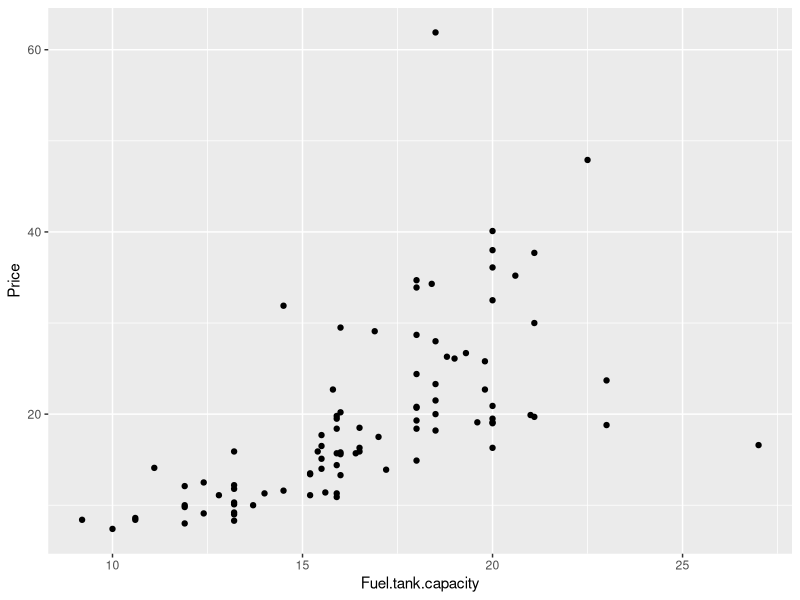
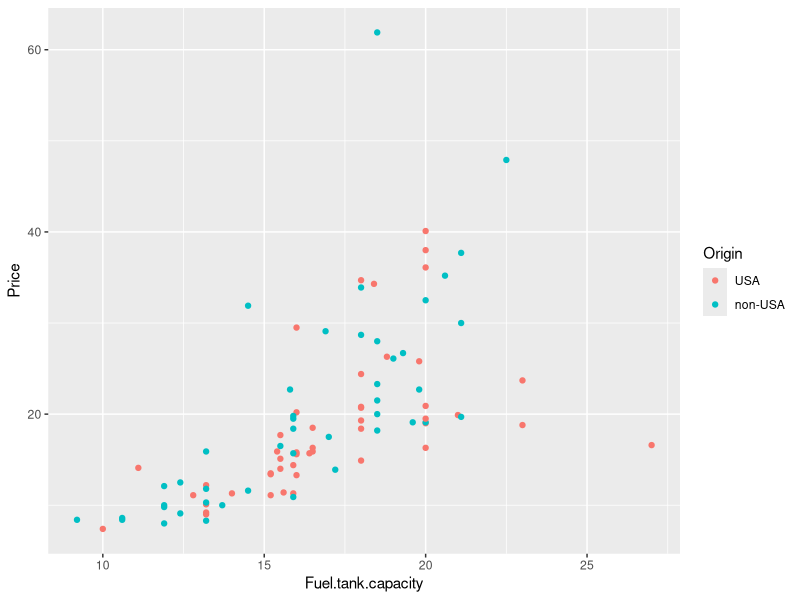
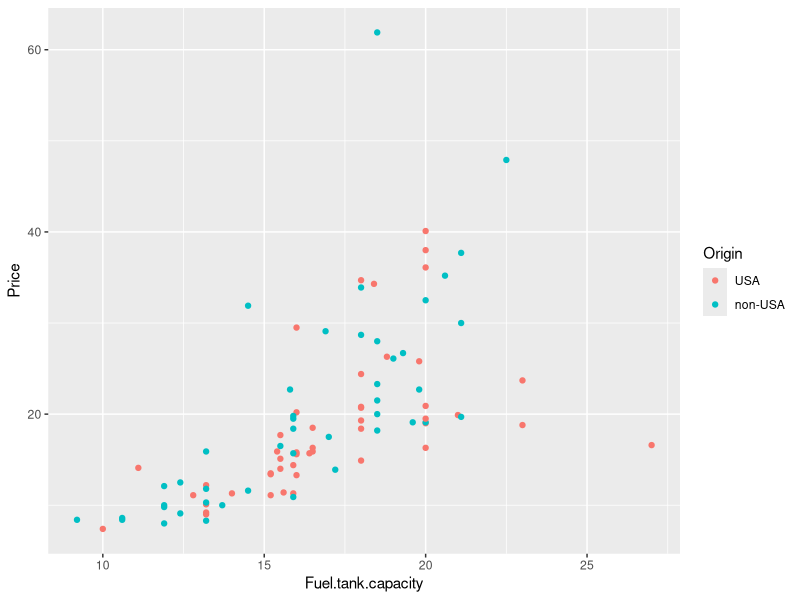
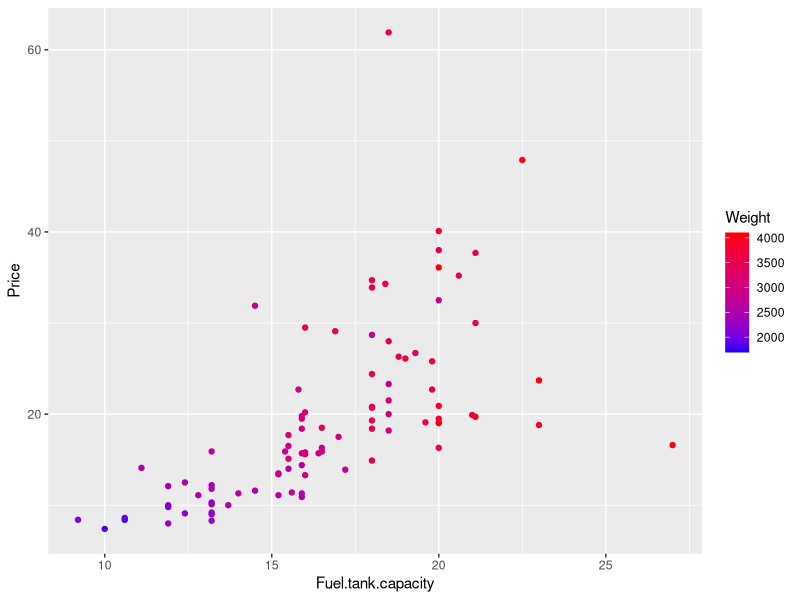
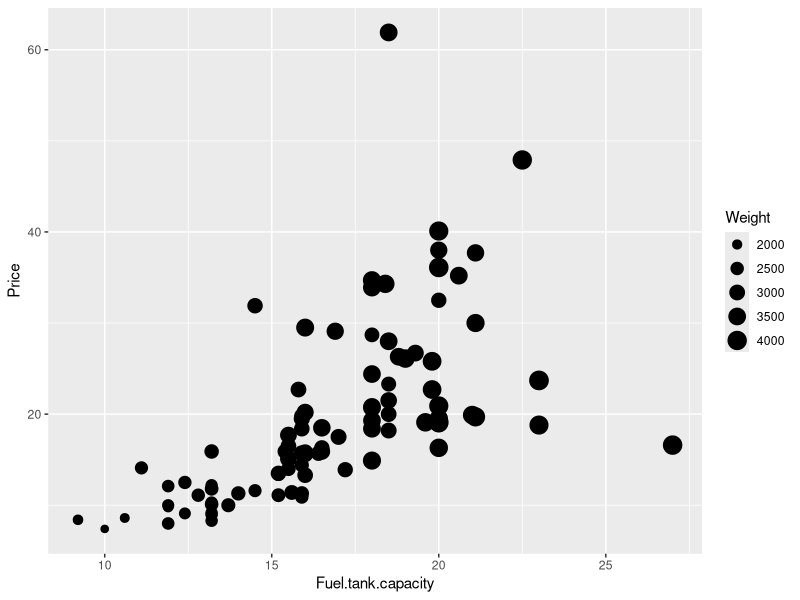
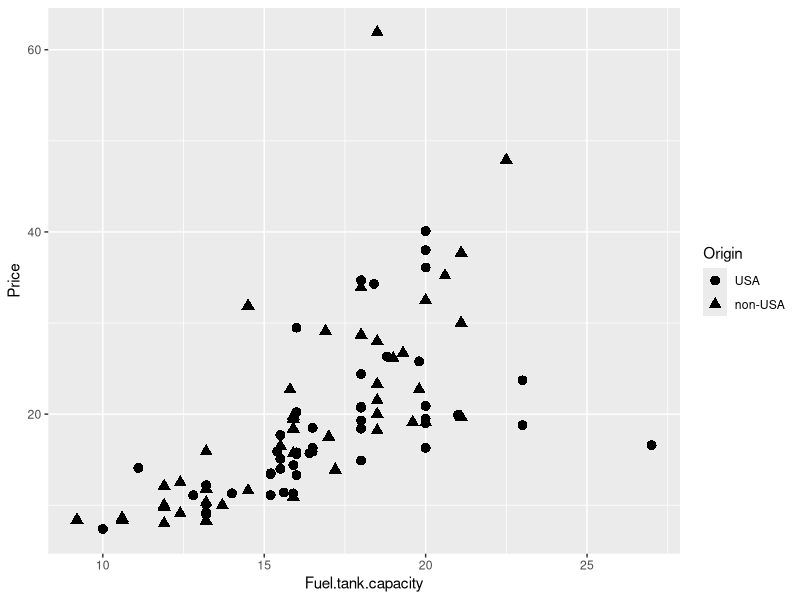
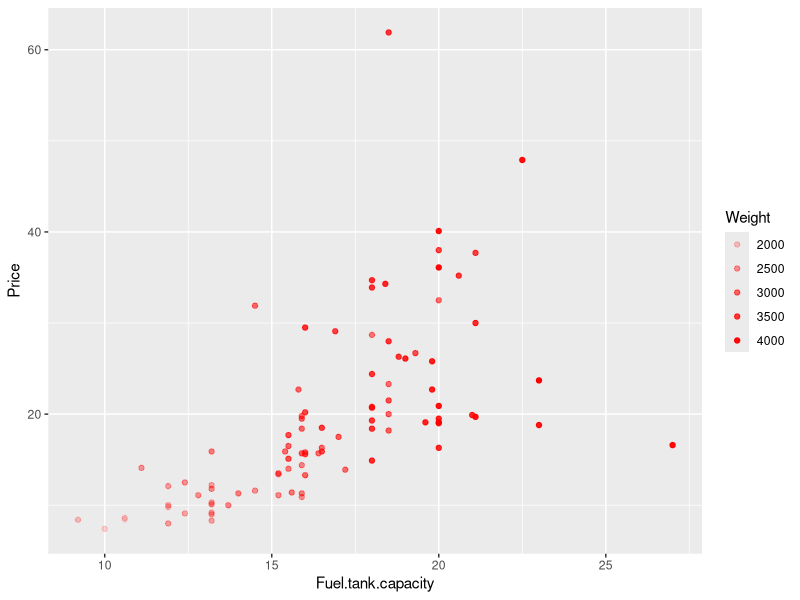
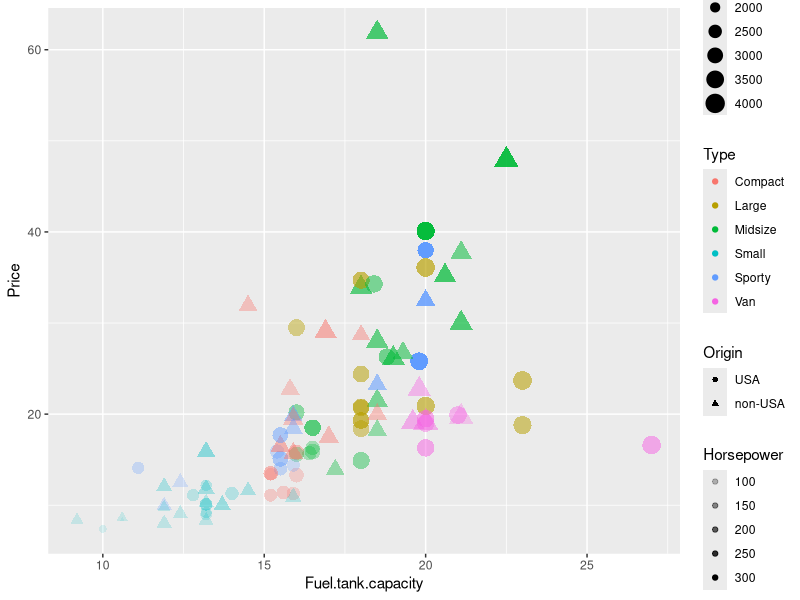

Recreate these plots in R, in order.
## ---- chunk 1
library(MASS)
library(tidyverse)
data(Cars93)
#head(Cars93)

ggplot(Cars93, aes(x = Fuel.tank.capacity, y = Price)) + 
  geom_point()
## ---- chunk 2
ggplot(Cars93, aes(x = Fuel.tank.capacity, y = Price)) + 
  geom_point(aes(color = Origin))

ggplot(Cars93, aes(x = Fuel.tank.capacity, y = Price, color = Origin)) + 
  geom_point()
## ---- chunk 3
ggplot(Cars93, aes(x = Fuel.tank.capacity, y = Price, color = Weight)) + 
  geom_point() + scale_color_gradient(low="blue", high="red")
## ---- chunk 4
ggplot(Cars93, aes(x = Fuel.tank.capacity, y = Price, size = Weight)) + 
  geom_point()
## ---- chunk 5
ggplot(Cars93, aes(x = Fuel.tank.capacity, y = Price, shape = Origin)) + 
  geom_point(size = 3)
## ---- chunk 6
ggplot(Cars93, aes(x = Fuel.tank.capacity, y = Price, alpha = Weight)) + 
  geom_point(color = "red")
## ---- chunk 7
ggplot(Cars93, aes(x = Fuel.tank.capacity, y = Price, size = Weight, 
                     color = Type, shape = Origin, alpha = Horsepower)) + 
  geom_point()
## ---- chunk 8
ggplot(Cars93, aes(x = Fuel.tank.capacity, y = Price)) + 
  geom_point(color="black", size = 5) +
  geom_point(color="pink", size = 4) +
  geom_point(aes(shape = Origin))
## ---- chunk 9
ggplot(Cars93, aes(x = Fuel.tank.capacity, y = Price)) + 
  geom_point() + 
  geom_smooth(method = lm, se = FALSE)
## ---- chunk 10
ggplot(Cars93, aes(x = Fuel.tank.capacity, y = Price)) + 
  geom_point() + 
  geom_smooth(method = lm, se = TRUE)
## ---- chunk 11
ggplot(Cars93, aes(x = Fuel.tank.capacity, y = log(Price))) + 
  geom_point()

ggplot(Cars93, aes(x = Fuel.tank.capacity, y = Price)) + 
  geom_point() + 
  scale_y_log10()
## ---- chunk 12
ggplot(Cars93, aes(x = Fuel.tank.capacity, y = log(Price))) + 
  geom_point() + 
  geom_smooth(method = lm, se = FALSE)
## ---- chunk 13
ggplot(Cars93, aes(x = Fuel.tank.capacity, y = log(Price))) + 
  geom_point() + 
  geom_smooth(method = lm, se = TRUE)
## ---- chunk 14
ggplot(Cars93, aes(x = Fuel.tank.capacity, y = log(Price))) + 
  geom_point() + 
  stat_smooth(method = lm, se = TRUE, level = 0.9)

ggplot(Cars93, aes(x = Fuel.tank.capacity, y = log(Price))) + 
  geom_point() + 
  stat_smooth(method = lm, se = TRUE, level = 0.99)
## ---- chunk 15
ggplot(Cars93, aes(x = Fuel.tank.capacity, y = Price)) + 
  geom_point() + 
  geom_smooth(method = loess, se = TRUE)
## ---- chunk 16
ggplot(Cars93, aes(x = Fuel.tank.capacity, y = log(Price))) +
  geom_smooth(method = loess, se = TRUE)
## ---- chunk 17
ggplot(Cars93, aes(x = Fuel.tank.capacity, y = log(Price))) +
  geom_smooth(method = loess, se = TRUE, fill = "purple", 
              color = "darkblue", size = 2, alpha = 0.2)
